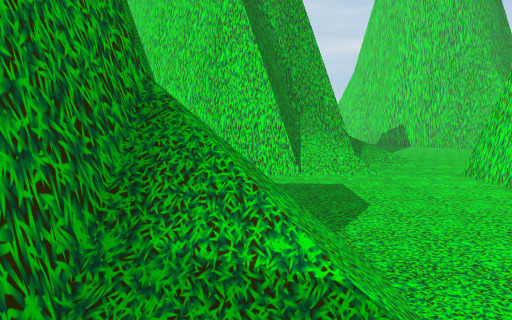
View 1 (above)

19 first-person views from a walk through a Unity game level. The camera is 1.3 m above the floor, tilts 6° down and sees 70° across. The floor is counted in squares, 1 m on a side. Each view is taken from the middle of a square. On the plan, view 1 faces up. The plan holds only what a view shows up to about 15 squares ahead; the rest is blank. The place goes on beyond the plan.

View 2
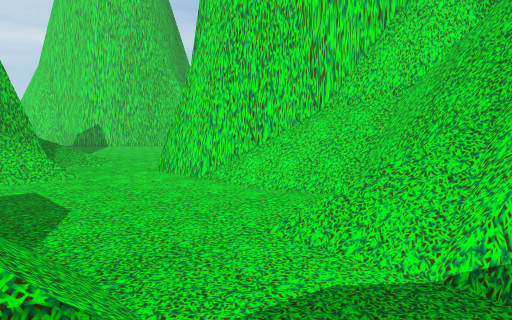

View 3
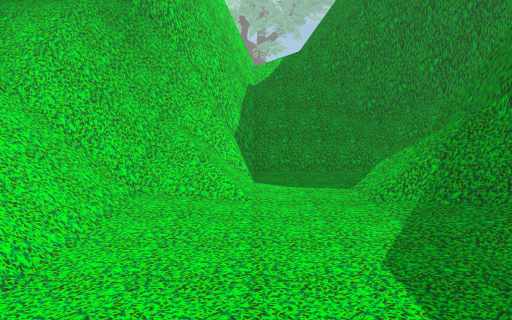

View 4
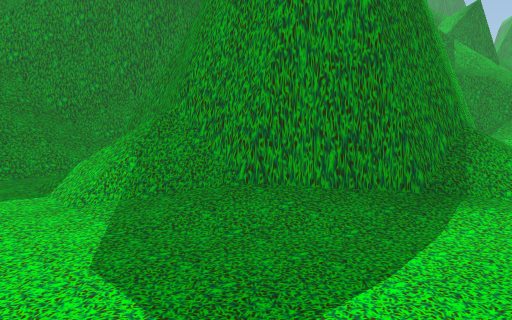

View 5
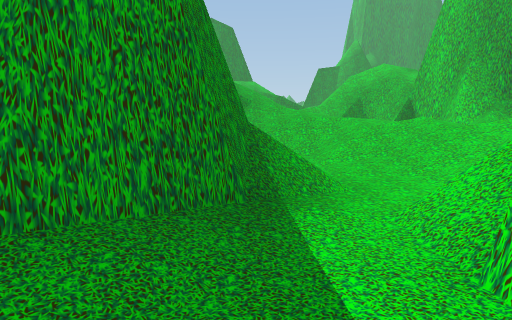

View 6
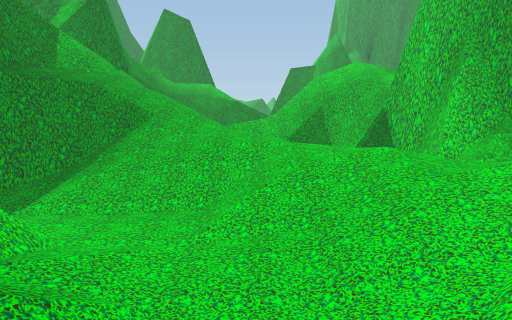

View 7
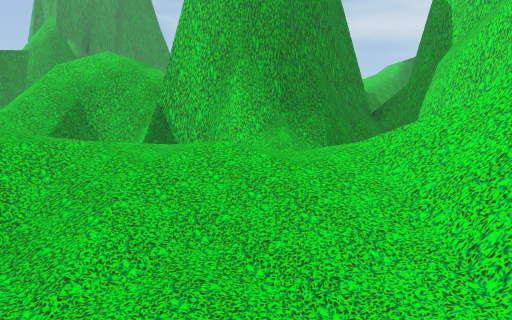

View 8
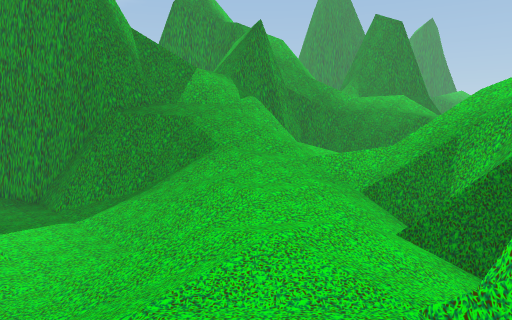

View 9
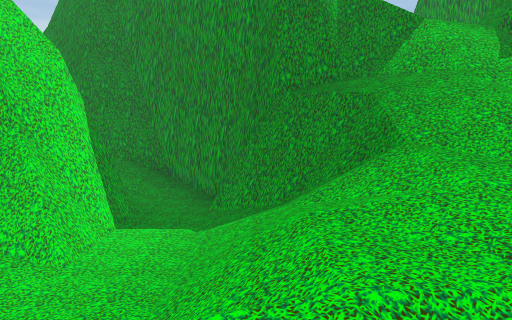

View 10
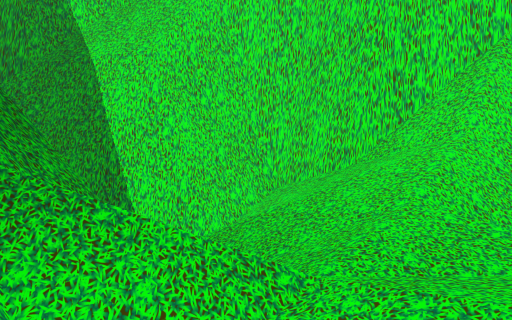

View 11
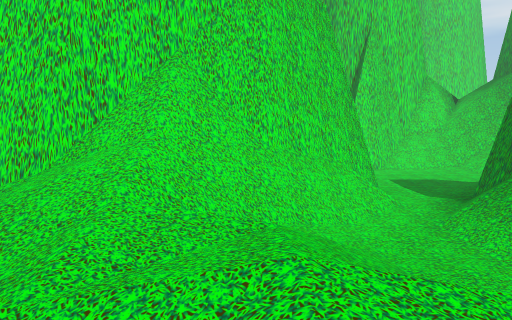

View 12
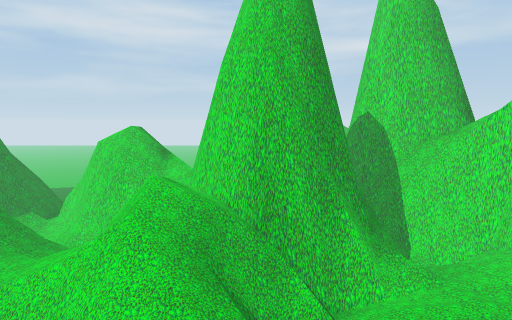

View 13
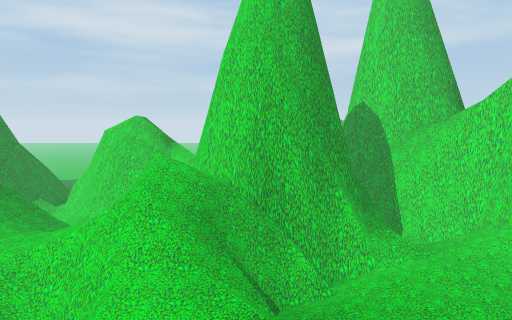

View 14
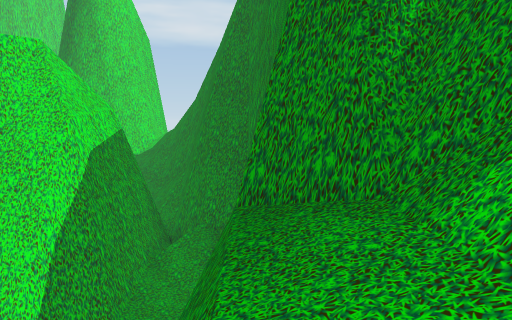

View 15
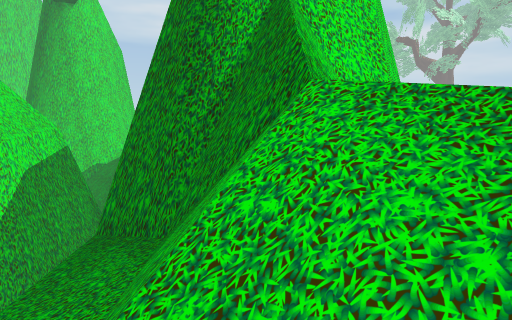

View 16
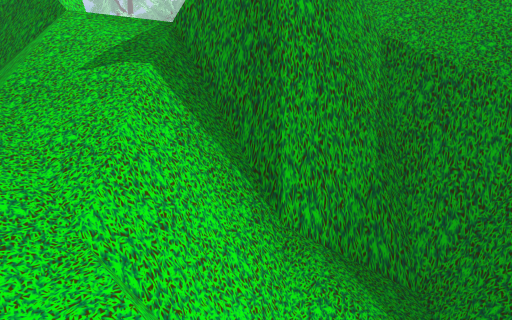

View 17
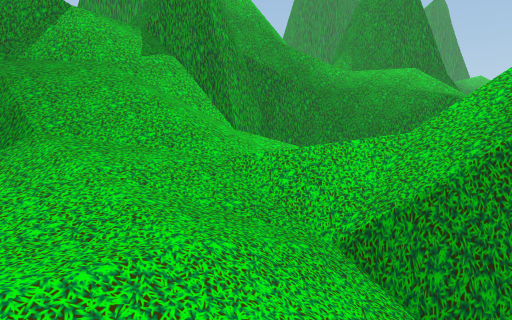

View 18
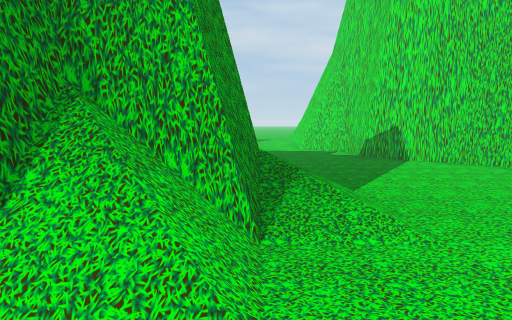

View 19
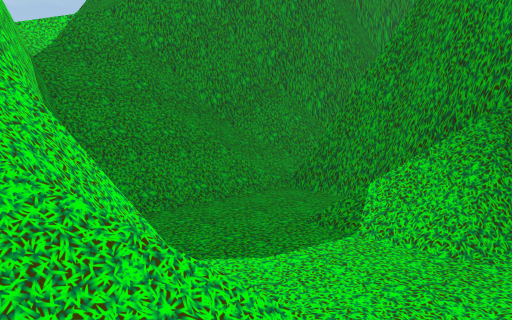

### Floor plan
Key: @ floor where view 1 was taken; # wall or solid block; . main floor; : floor 0.25 m higher than the main floor; + floor 1 m higher than the main floor; * floor 1.25 m higher than the main floor; % floor 1.5 m higher than the main floor; & floor 2 m higher than the main floor; $ floor 2.5 m higher than the main floor; / step, stairs or slope; = window, fence, low wall or low ledge; v drop or lower ground; O other object.
Columns run from 23 left of view 1 to 8 right of it. Each row starts with its distance up from view 1.
 22                            ...#
 21                            ...##
 20            =####           ....#
 19            #=/####         .....
 18     #     ###  //#         .....
 17     ##    ##=////#         .....
 16    //### ##==////##         ....
 15 /=#///#####///////##        ....
 14 $/=//vv##////+///=v#        ....
 13 /////v===/////+//=##      #O....
 12 vvv///v////**////=###    ##O...
 11 /=#////////%*////.==##  ###/..
 10   =//////%%////:...//####//...
  9    %%/////%////.....//###//.#
  8    =////&////..::///........##
  7     #////////..#==###.......##
  6 #OO=#////////..#######:......##
  5 #####////v=//..##    ##:.....O##
  4 ####v//=//##/..##    ##=.....O##
  3 ## ##//=#####..##    ##=/...#=##
  2 ##  # /### ##../##   ##O/..O=###
  1 #   #  ##   #..//##  ##//.===##
  0        #    ##:///#  ##@..=###
 -1              ######= ==///=#
 -2                  #####////=#
 -3                     ###==/=#
 -4                       ####=#
 -5                         ##=#

Where each view was taken, in squares from view 1:
view 1: 0 up, 0 right, facing up
view 2: 0 up, 0 right, facing up-right
view 3: 9 up, 3 right, facing down
view 4: 9 up, 3 right, facing down-left
view 5: 7 up, 2 right, facing left
view 6: 10 up, 3 left, facing left
view 7: 8 up, 5 left, facing up-left
view 8: 16 up, 7 left, facing down-left
view 9: 13 up, 12 left, facing down
view 10: 13 up, 13 left, facing up-right
view 11: 13 up, 13 left, facing right
view 12: 3 up, 17 left, facing up
view 13: 2 up, 17 left, facing up
view 14: 6 up, 16 left, facing down-right
view 15: 5 up, 18 left, facing down-right
view 16: 10 up, 20 left, facing down
view 17: 13 up, 13 left, facing down-left
view 18: 7 up, 3 right, facing up
view 19: 4 up, 5 right, facing down-left
